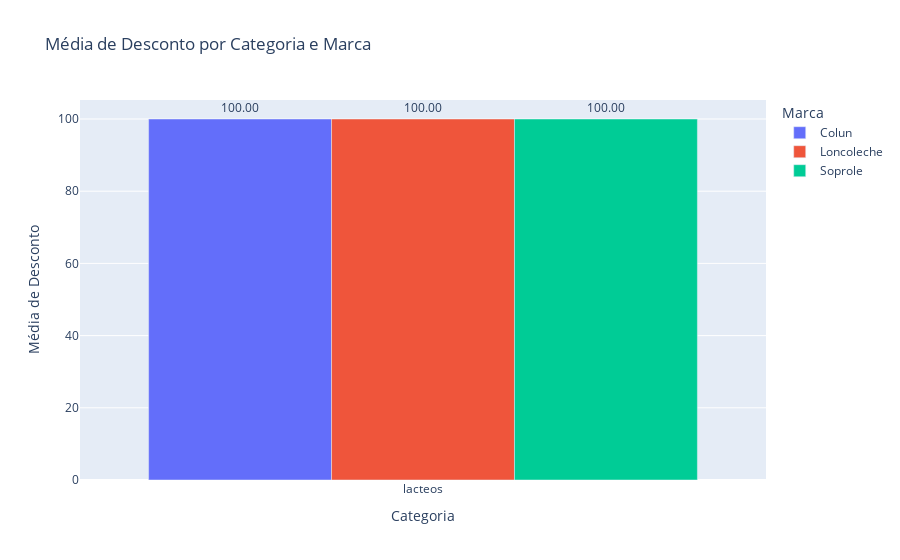

Notebook code for this chart:
### Markdown cell above
# 5 - Plote um gráfico de mapa interativo agrupando os dados por categoria, marca e trazendo a média de desconto.

### Code cell
# 6 - Gráfico de barras interativo da média de descontos por categoria e marca
media_desconto_por_categoria_marca = df.groupby(['Categoria', 'Marca'])['Desconto'].mean().reset_index()

# Criar um gráfico de barras interativo
fig = px.bar(
    media_desconto_por_categoria_marca,
    x='Categoria',
    y='Desconto',
    color='Marca',
    title='Média de Desconto por Categoria e Marca',
    labels={'Desconto': 'Média de Desconto'},
    height=600
)

# Ajustes adicionais para melhor apresentação
fig.update_layout(barmode='group', xaxis_title='Categoria', yaxis_title='Média de Desconto')
fig.update_traces(texttemplate='%{y:.2f}', textposition='outside')  # Exibir os valores acima das barras

# Exibir o gráfico
fig.show()

### Figure 1 — Plotly figure (JSON) as saved in the notebook; plotly's stock layout.template omitted (floating-point values rounded to 4 significant figures)
{"data": [{"alignmentgroup": "True", "hovertemplate": "Marca=Colun<br>Categoria=%{x}<br>Média de Desconto=%{y}<extra></extra>", "legendgroup": "Colun", "marker": {"color": "#636efa", "pattern": {"shape": ""}}, "name": "Colun", "offsetgroup": "Colun", "orientation": "v", "showlegend": true, "textposition": "outside", "texttemplate": "%{y:.2f}", "type": "bar", "x": ["lacteos"], "xaxis": "x", "y": [100], "yaxis": "y"}, {"alignmentgroup": "True", "hovertemplate": "Marca=Loncoleche<br>Categoria=%{x}<br>Média de Desconto=%{y}<extra></extra>", "legendgroup": "Loncoleche", "marker": {"color": "#EF553B", "pattern": {"shape": ""}}, "name": "Loncoleche", "offsetgroup": "Loncoleche", "orientation": "v", "showlegend": true, "textposition": "outside", "texttemplate": "%{y:.2f}", "type": "bar", "x": ["lacteos"], "xaxis": "x", "y": [100], "yaxis": "y"}, {"alignmentgroup": "True", "hovertemplate": "Marca=Soprole<br>Categoria=%{x}<br>Média de Desconto=%{y}<extra></extra>", "legendgroup": "Soprole", "marker": {"color": "#00cc96", "pattern": {"shape": ""}}, "name": "Soprole", "offsetgroup": "Soprole", "orientation": "v", "showlegend": true, "textposition": "outside", "texttemplate": "%{y:.2f}", "type": "bar", "x": ["lacteos"], "xaxis": "x", "y": [100], "yaxis": "y"}], "layout": {"autosize": true, "barmode": "group", "legend": {"title": {"text": "Marca"}, "tracegroupgap": 0}, "title": {"text": "Média de Desconto por Categoria e Marca"}, "xaxis": {"anchor": "y", "autorange": true, "domain": [0, 1], "range": [-0.5, 0.5], "title": {"text": "Categoria"}, "type": "category"}, "yaxis": {"anchor": "x", "autorange": true, "domain": [0, 1], "range": [0, 105.3], "title": {"text": "Média de Desconto"}, "type": "linear"}}}
